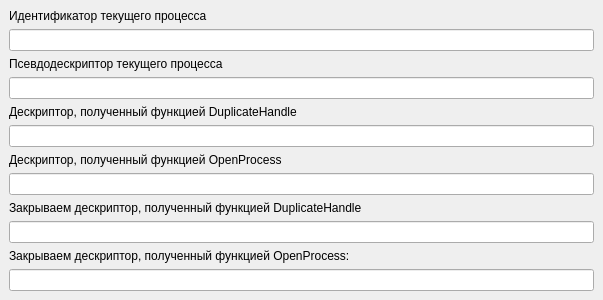
<?xml version="1.0" encoding="UTF-8"?>
<ui version="4.0">
 <class>MainWindow</class>
 <widget class="QMainWindow" name="MainWindow">
  <property name="geometry">
   <rect>
    <x>0</x>
    <y>0</y>
    <width>603</width>
    <height>288</height>
   </rect>
  </property>
  <property name="windowTitle">
   <string>MainWindow</string>
  </property>
  <widget class="QWidget" name="centralwidget">
   <layout class="QVBoxLayout" name="verticalLayout">
    <item>
     <widget class="QLabel" name="label_4">
      <property name="text">
       <string>Идентификатор текущего процесса</string>
      </property>
     </widget>
    </item>
    <item>
     <widget class="QLineEdit" name="ID_line">
      <property name="readOnly">
       <bool>true</bool>
      </property>
     </widget>
    </item>
    <item>
     <widget class="QLabel" name="label_5">
      <property name="text">
       <string>Псевдодескриптор текущего процесса</string>
      </property>
     </widget>
    </item>
    <item>
     <widget class="QLineEdit" name="p_handle_line">
      <property name="readOnly">
       <bool>true</bool>
      </property>
     </widget>
    </item>
    <item>
     <widget class="QLabel" name="label_6">
      <property name="text">
       <string>Дескриптор, полученный функцией DuplicateHandle</string>
      </property>
     </widget>
    </item>
    <item>
     <widget class="QLineEdit" name="d_handle_line">
      <property name="readOnly">
       <bool>true</bool>
      </property>
     </widget>
    </item>
    <item>
     <widget class="QLabel" name="label_7">
      <property name="text">
       <string>Дескриптор, полученный функцией OpenProcess</string>
      </property>
     </widget>
    </item>
    <item>
     <widget class="QLineEdit" name="op_handle_line">
      <property name="readOnly">
       <bool>true</bool>
      </property>
     </widget>
    </item>
    <item>
     <widget class="QLabel" name="label_8">
      <property name="text">
       <string>Закрываем дескриптор, полученный функцией DuplicateHandle</string>
      </property>
     </widget>
    </item>
    <item>
     <widget class="QLineEdit" name="close_d_handle_line">
      <property name="readOnly">
       <bool>true</bool>
      </property>
     </widget>
    </item>
    <item>
     <widget class="QLabel" name="label_9">
      <property name="text">
       <string>Закрываем дескриптор, полученный функцией OpenProcess: </string>
      </property>
     </widget>
    </item>
    <item>
     <widget class="QLineEdit" name="close_op_handle_line">
      <property name="readOnly">
       <bool>true</bool>
      </property>
     </widget>
    </item>
    <item>
     <spacer name="verticalSpacer">
      <property name="orientation">
       <enum>Qt::Vertical</enum>
      </property>
      <property name="sizeHint" stdset="0">
       <size>
        <width>20</width>
        <height>40</height>
       </size>
      </property>
     </spacer>
    </item>
   </layout>
  </widget>
 </widget>
 <resources/>
 <connections/>
</ui>
